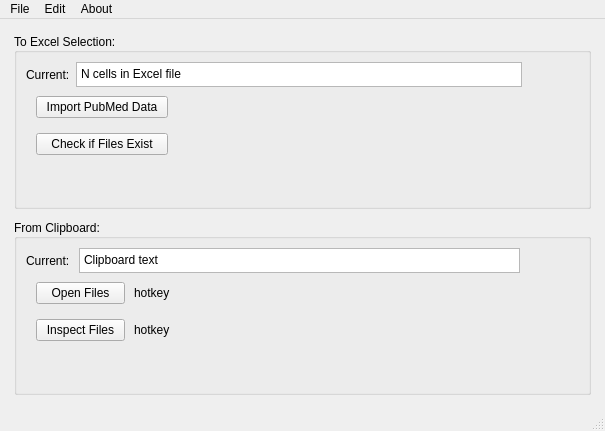
<?xml version="1.0" encoding="UTF-8"?>
<ui version="4.0">
 <class>MainWindow</class>
 <widget class="QMainWindow" name="MainWindow">
  <property name="geometry">
   <rect>
    <x>0</x>
    <y>0</y>
    <width>605</width>
    <height>431</height>
   </rect>
  </property>
  <property name="windowTitle">
   <string>MainWindow</string>
  </property>
  <widget class="QWidget" name="centralwidget">
   <layout class="QVBoxLayout" name="verticalLayout_2">
    <item>
     <layout class="QVBoxLayout" name="verticalLayout" stretch="5,5,0">
      <property name="spacing">
       <number>10</number>
      </property>
      <property name="sizeConstraint">
       <enum>QLayout::SetDefaultConstraint</enum>
      </property>
      <property name="leftMargin">
       <number>5</number>
      </property>
      <property name="topMargin">
       <number>5</number>
      </property>
      <property name="rightMargin">
       <number>5</number>
      </property>
      <property name="bottomMargin">
       <number>5</number>
      </property>
      <item>
       <widget class="QGroupBox" name="groupBoxExcel">
        <property name="sizePolicy">
         <sizepolicy hsizetype="Preferred" vsizetype="Preferred">
          <horstretch>0</horstretch>
          <verstretch>0</verstretch>
         </sizepolicy>
        </property>
        <property name="title">
         <string>To Excel Selection:</string>
        </property>
        <property name="alignment">
         <set>Qt::AlignLeading|Qt::AlignLeft|Qt::AlignVCenter</set>
        </property>
        <property name="flat">
         <bool>false</bool>
        </property>
        <property name="checkable">
         <bool>false</bool>
        </property>
        <layout class="QVBoxLayout" name="verticalLayout_3" stretch="1,5,5">
         <property name="spacing">
          <number>9</number>
         </property>
         <property name="topMargin">
          <number>9</number>
         </property>
         <property name="rightMargin">
          <number>9</number>
         </property>
         <item>
          <layout class="QHBoxLayout" name="horizontalLayout_3" stretch="0,10,1,0">
           <property name="spacing">
            <number>6</number>
           </property>
           <property name="rightMargin">
            <number>6</number>
           </property>
           <item>
            <widget class="QLabel" name="label">
             <property name="minimumSize">
              <size>
               <width>0</width>
               <height>20</height>
              </size>
             </property>
             <property name="text">
              <string>Current:</string>
             </property>
             <property name="margin">
              <number>0</number>
             </property>
            </widget>
           </item>
           <item>
            <widget class="QPlainTextEdit" name="plainTextEdit_excel_current">
             <property name="sizePolicy">
              <sizepolicy hsizetype="Expanding" vsizetype="Ignored">
               <horstretch>0</horstretch>
               <verstretch>0</verstretch>
              </sizepolicy>
             </property>
             <property name="minimumSize">
              <size>
               <width>0</width>
               <height>25</height>
              </size>
             </property>
             <property name="verticalScrollBarPolicy">
              <enum>Qt::ScrollBarAlwaysOff</enum>
             </property>
             <property name="horizontalScrollBarPolicy">
              <enum>Qt::ScrollBarAlwaysOff</enum>
             </property>
             <property name="undoRedoEnabled">
              <bool>false</bool>
             </property>
             <property name="lineWrapMode">
              <enum>QPlainTextEdit::NoWrap</enum>
             </property>
             <property name="plainText">
              <string>N cells in Excel file</string>
             </property>
             <property name="textInteractionFlags">
              <set>Qt::NoTextInteraction</set>
             </property>
            </widget>
           </item>
           <item>
            <spacer name="horizontalSpacer_3">
             <property name="orientation">
              <enum>Qt::Horizontal</enum>
             </property>
             <property name="sizeHint" stdset="0">
              <size>
               <width>40</width>
               <height>20</height>
              </size>
             </property>
            </spacer>
           </item>
           <item>
            <widget class="QFrame" name="frame_q1">
             <property name="frameShape">
              <enum>QFrame::NoFrame</enum>
             </property>
             <property name="frameShadow">
              <enum>QFrame::Plain</enum>
             </property>
             <property name="lineWidth">
              <number>0</number>
             </property>
             <layout class="QGridLayout" name="layout_q1">
              <property name="leftMargin">
               <number>0</number>
              </property>
              <property name="topMargin">
               <number>0</number>
              </property>
              <property name="rightMargin">
               <number>0</number>
              </property>
              <property name="bottomMargin">
               <number>0</number>
              </property>
              <property name="spacing">
               <number>0</number>
              </property>
             </layout>
            </widget>
           </item>
          </layout>
         </item>
         <item>
          <layout class="QGridLayout" name="gridLayout">
           <property name="leftMargin">
            <number>10</number>
           </property>
           <property name="topMargin">
            <number>0</number>
           </property>
           <property name="rightMargin">
            <number>10</number>
           </property>
           <property name="bottomMargin">
            <number>10</number>
           </property>
           <property name="verticalSpacing">
            <number>15</number>
           </property>
           <item row="1" column="0">
            <widget class="QPushButton" name="button_checkfiles">
             <property name="text">
              <string>Check if Files Exist</string>
             </property>
            </widget>
           </item>
           <item row="0" column="2">
            <spacer name="horizontalSpacer">
             <property name="orientation">
              <enum>Qt::Horizontal</enum>
             </property>
             <property name="sizeHint" stdset="0">
              <size>
               <width>40</width>
               <height>20</height>
              </size>
             </property>
            </spacer>
           </item>
           <item row="0" column="0">
            <widget class="QPushButton" name="button_import">
             <property name="text">
              <string>  Import PubMed Data  </string>
             </property>
            </widget>
           </item>
          </layout>
         </item>
         <item>
          <spacer name="verticalSpacer">
           <property name="orientation">
            <enum>Qt::Vertical</enum>
           </property>
           <property name="sizeHint" stdset="0">
            <size>
             <width>20</width>
             <height>40</height>
            </size>
           </property>
          </spacer>
         </item>
        </layout>
       </widget>
      </item>
      <item>
       <widget class="QGroupBox" name="groupBoxClipboard">
        <property name="sizePolicy">
         <sizepolicy hsizetype="Preferred" vsizetype="Preferred">
          <horstretch>0</horstretch>
          <verstretch>0</verstretch>
         </sizepolicy>
        </property>
        <property name="title">
         <string>From Clipboard:</string>
        </property>
        <property name="alignment">
         <set>Qt::AlignLeading|Qt::AlignLeft|Qt::AlignVCenter</set>
        </property>
        <property name="flat">
         <bool>false</bool>
        </property>
        <property name="checkable">
         <bool>false</bool>
        </property>
        <layout class="QVBoxLayout" name="verticalLayout_4" stretch="1,5,5">
         <property name="spacing">
          <number>9</number>
         </property>
         <property name="topMargin">
          <number>9</number>
         </property>
         <item>
          <layout class="QHBoxLayout" name="horizontalLayout_4" stretch="0,10,1,0">
           <property name="rightMargin">
            <number>6</number>
           </property>
           <item>
            <widget class="QLabel" name="label_2">
             <property name="minimumSize">
              <size>
               <width>0</width>
               <height>20</height>
              </size>
             </property>
             <property name="text">
              <string>Current:</string>
             </property>
             <property name="margin">
              <number>0</number>
             </property>
            </widget>
           </item>
           <item>
            <widget class="QPlainTextEdit" name="plainTextEdit_clipboard_current">
             <property name="sizePolicy">
              <sizepolicy hsizetype="Expanding" vsizetype="Ignored">
               <horstretch>0</horstretch>
               <verstretch>0</verstretch>
              </sizepolicy>
             </property>
             <property name="minimumSize">
              <size>
               <width>0</width>
               <height>25</height>
              </size>
             </property>
             <property name="verticalScrollBarPolicy">
              <enum>Qt::ScrollBarAlwaysOff</enum>
             </property>
             <property name="horizontalScrollBarPolicy">
              <enum>Qt::ScrollBarAlwaysOff</enum>
             </property>
             <property name="undoRedoEnabled">
              <bool>false</bool>
             </property>
             <property name="lineWrapMode">
              <enum>QPlainTextEdit::NoWrap</enum>
             </property>
             <property name="plainText">
              <string>Clipboard text</string>
             </property>
             <property name="textInteractionFlags">
              <set>Qt::NoTextInteraction</set>
             </property>
            </widget>
           </item>
           <item>
            <spacer name="horizontalSpacer_7">
             <property name="orientation">
              <enum>Qt::Horizontal</enum>
             </property>
             <property name="sizeHint" stdset="0">
              <size>
               <width>40</width>
               <height>20</height>
              </size>
             </property>
            </spacer>
           </item>
           <item>
            <widget class="QFrame" name="frame_q2">
             <property name="frameShape">
              <enum>QFrame::NoFrame</enum>
             </property>
             <property name="frameShadow">
              <enum>QFrame::Plain</enum>
             </property>
             <property name="lineWidth">
              <number>0</number>
             </property>
             <layout class="QGridLayout" name="layout_q2">
              <property name="leftMargin">
               <number>0</number>
              </property>
              <property name="topMargin">
               <number>0</number>
              </property>
              <property name="rightMargin">
               <number>0</number>
              </property>
              <property name="bottomMargin">
               <number>0</number>
              </property>
              <property name="spacing">
               <number>0</number>
              </property>
             </layout>
            </widget>
           </item>
          </layout>
         </item>
         <item>
          <layout class="QGridLayout" name="gridLayout_3">
           <property name="leftMargin">
            <number>10</number>
           </property>
           <property name="topMargin">
            <number>0</number>
           </property>
           <property name="rightMargin">
            <number>10</number>
           </property>
           <property name="bottomMargin">
            <number>10</number>
           </property>
           <property name="verticalSpacing">
            <number>15</number>
           </property>
           <item row="0" column="2">
            <spacer name="horizontalSpacer_4">
             <property name="orientation">
              <enum>Qt::Horizontal</enum>
             </property>
             <property name="sizeHint" stdset="0">
              <size>
               <width>40</width>
               <height>20</height>
              </size>
             </property>
            </spacer>
           </item>
           <item row="0" column="0">
            <widget class="QPushButton" name="button_open">
             <property name="text">
              <string>Open Files</string>
             </property>
            </widget>
           </item>
           <item row="1" column="0">
            <widget class="QPushButton" name="button_inspect">
             <property name="text">
              <string>  Inspect Files  </string>
             </property>
            </widget>
           </item>
           <item row="0" column="1">
            <widget class="QLabel" name="label_open">
             <property name="text">
              <string>hotkey</string>
             </property>
             <property name="margin">
              <number>5</number>
             </property>
            </widget>
           </item>
           <item row="1" column="1">
            <widget class="QLabel" name="label_inspect">
             <property name="text">
              <string>hotkey</string>
             </property>
             <property name="margin">
              <number>5</number>
             </property>
            </widget>
           </item>
          </layout>
         </item>
         <item>
          <spacer name="verticalSpacer_2">
           <property name="orientation">
            <enum>Qt::Vertical</enum>
           </property>
           <property name="sizeHint" stdset="0">
            <size>
             <width>20</width>
             <height>40</height>
            </size>
           </property>
          </spacer>
         </item>
        </layout>
       </widget>
      </item>
      <item>
       <layout class="QHBoxLayout" name="layout_developer"/>
      </item>
     </layout>
    </item>
   </layout>
  </widget>
  <widget class="QMenuBar" name="menubar">
   <property name="geometry">
    <rect>
     <x>0</x>
     <y>0</y>
     <width>605</width>
     <height>22</height>
    </rect>
   </property>
   <widget class="QMenu" name="menuFile">
    <property name="title">
     <string>File</string>
    </property>
    <addaction name="actionNew_Excel_Template"/>
    <addaction name="separator"/>
    <addaction name="actionOpen_Library_Folder"/>
    <addaction name="actionOpen_Output_Folder"/>
    <addaction name="separator"/>
    <addaction name="actionMinimize"/>
    <addaction name="actionExit"/>
   </widget>
   <widget class="QMenu" name="menuEdit">
    <property name="title">
     <string>Edit</string>
    </property>
    <addaction name="actionPreferences"/>
   </widget>
   <widget class="QMenu" name="menuHelp">
    <property name="title">
     <string>About</string>
    </property>
    <addaction name="actionAbout"/>
    <addaction name="separator"/>
    <addaction name="actionWorksheetColumns"/>
   </widget>
   <addaction name="menuFile"/>
   <addaction name="menuEdit"/>
   <addaction name="menuHelp"/>
  </widget>
  <widget class="QStatusBar" name="statusbar"/>
  <action name="actionOpen_Library_Folder">
   <property name="text">
    <string>Open Library Folder</string>
   </property>
  </action>
  <action name="actionOpen_Output_Folder">
   <property name="text">
    <string>Open Output Folder</string>
   </property>
  </action>
  <action name="actionExit">
   <property name="text">
    <string>Exit</string>
   </property>
  </action>
  <action name="actionPreferences">
   <property name="text">
    <string>Preferences...</string>
   </property>
  </action>
  <action name="actionGet_Pub_Xel_help">
   <property name="text">
    <string>Pub-Xel Help</string>
   </property>
  </action>
  <action name="actionAbout">
   <property name="text">
    <string>About Pub-Xel</string>
   </property>
  </action>
  <action name="actionMinimize">
   <property name="text">
    <string>Minimize to System Tray</string>
   </property>
  </action>
  <action name="actionNew_Excel_Template">
   <property name="text">
    <string>Save New Excel Worksheet</string>
   </property>
  </action>
  <action name="actionRecent">
   <property name="text">
    <string>Recent</string>
   </property>
  </action>
  <action name="actionWorksheetColumns">
   <property name="text">
    <string>View Worksheet Columns</string>
   </property>
  </action>
 </widget>
 <resources>
  <include location="questionmark.qrc"/>
 </resources>
 <connections/>
</ui>
